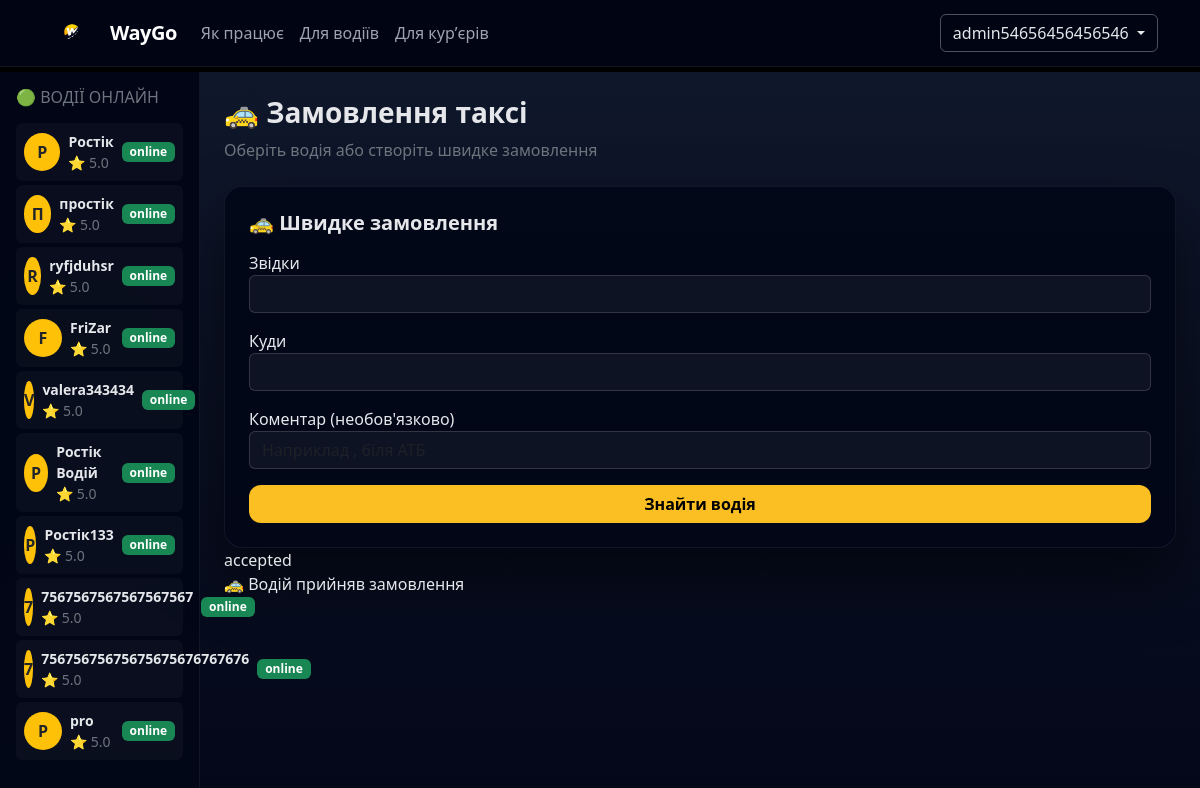
Page /clients/dashboard/ (signed in) on the committed database.
### users/models.py (models this page shows, shortened)
class User(AbstractUser):
    ROLE_CHOICE = (
        ("client", "Client"),
        ("driver", "Driver"),
        ("courier", "Courier"),
    )
    phone = models.CharField(max_length=20, unique=True)
    role = models.CharField(max_length=30,choices=ROLE_CHOICE,default="client")

### drivers/models.py (models this page shows, shortened)
class Driver(models.Model):
    user = models.OneToOneField(User,on_delete=models.CASCADE,related_name="driver")
    car_model = models.CharField(max_length=30,verbose_name="Модель авто")
    car_number = models.CharField(max_length=20,verbose_name="Номер машини")
    rating = models.FloatField(default=5.0)
    city = models.CharField(max_length=50)
    is_online  = models.BooleanField(default=False,verbose_name="Онлайн")
    create_at = models.DateTimeField(auto_now_add=True)

### orders/models.py (models this page shows, shortened)
class TaxiOrder(models.Model):
    STATUS_CHOICES = (
        ("searching", "Пошук водія"),
        ("accepted", "Accepted"),
        ("on_the_way", "В дорозі"),
        ("arrived", "Прибув"),
        ("completed", "Завершено"),
        ("cancelled", "Скасовано"),
    )
    client = models.ForeignKey(settings.AUTH_USER_MODEL,on_delete=models.CASCADE,related_name="taxi_orders")
    driver = models.ForeignKey(Driver,on_delete=models.SET_NULL,null=True,blank=True,related_name="orders")
    comment = models.TextField(blank=True,null=True)
    price = models.DecimalField(max_digits=8,decimal_places=2,blank=True,null=True)
    pickup_address = models.CharField(max_length=255)
    destination_address = models.CharField(max_length=255)
    city = models.CharField(max_length=100)
    status = models.CharField(max_length=20,choices=STATUS_CHOICES,default="searching")
    create_at = models.DateTimeField(auto_now_add=True)

### clients/views.py (the view, shortened to what this page needs)
# urls.py: path("dashboard/", client_dashboard, name="client-dashboard"),
@login_required
def client_dashboard(request):
    online_drivers = Driver.objects.filter(is_online=True)
    active_order = TaxiOrder.objects.filter(
        client=request.user
    ).order_by("-create_at").first()
    return render(request, "clients/dashboard.html" , {"online_drivers":online_drivers,"active_order":active_order})

### templates/clients/dashboard.html (shortened to what this page needs)
{% extends "base.html" %}
{% block content %}
{% load static %}
<div class="container-fluid client-layout">
    <div class="row vh-100">
        <div class="col-12 col-md-3 col-lg-2 sidebar p-3">
            <h6 class="text-uppercase text-secondary mb-3">
                🟢 Водії онлайн
            </h6>
            {% for driver in online_drivers %}
            <div class="d-flex align-items-center gap-2 p-2 rounded driver-item mb-1">
                <div class="rounded-circle bg-warning text-dark
                            d-flex align-items-center justify-content-center fw-bold"
                     style="width:38px;height:38px;">
                    {{ driver.user.username|slice:":1"|upper }}
                </div>
                <div class="flex-grow-1">
                    <div class="fw-semibold small">{{ driver.user.username }}</div>
                    <div class="text-secondary small">⭐ {{ driver.rating }}</div>
                </div>
                <span class="badge bg-success">online</span>
            </div>
            {% empty %}
                <p class="text-secondary small">Немає водіїв онлайн</p>
            {% endfor %}
        </div>
        <div class="col main-area p-4">
            <h3 class="fw-bold">🚕 Замовлення таксі</h3>
            <p class="text-secondary">Оберіть водія або створіть швидке замовлення</p>
            <div class="order-card mt-4 p-4">
                <div class="card-body">
                    <h5 class="fw-bold mb-3">🚕 Швидке замовлення</h5>
                    <form method="post">
                        <div class="mb-3">
                            <label>Звідки</label>
                            <input id="pickup" name="pickup_address" class="form-control" autocomplete="off">
                        </div>
                        <div class="mb-3">
                            <label>Куди</label>
                            <input id="destination" name="destination_address" class="form-control" autocomplete="off">
                        </div>
                        <div class="mb-3">
                            <label>Коментар (необов'язково)</label>
                            <input id="comment"  name="comment" class="form-control" placeholder="Наприклад , біля АТБ">
                        </div>
                        <button class="btn btn-main w-100">Знайти водія</button>
                    </form>
                </div>
            </div>
            <div>{{ active_order.status }}</div>
            {% if active_order.status == "accepted" %}
                <p>🚕 Водій прийняв замовлення</p>
            {% elif active_order.status == "on_the_way" %}
                <p>🚗 Водій їде до вас</p>
            {% elif active_order.status == "arrived" %}
                <p>📍 Водій на місці</p>
            {% endif %}
        </div>
    </div>
</div>
{% endblock %}

### templates/base.html (shortened to what this page needs)
<!DOCTYPE html>
<html lang="en">
<head>
    {% load static %}
    <link href="https://cdn.jsdelivr.net/npm/bootstrap@5.3.3/dist/css/bootstrap.min.css" rel="stylesheet">
    <link rel="stylesheet" href="{% static 'core/style.css' %}">
</head>
<body>
  <nav class="navbar navbar-expand-lg navbar-dark fixed-top">
      <div class="container">
        <a href="{% url 'home' %}" class="navbar-brand fw-bold d-flex align-items-center">
          <img src="{% static 'img/logo.png' %}" height="40" class="me-2">
          WayGo
        </a>
        <div class="collapse navbar-collapse" id="mainNavbar">
          <ul class="navbar-nav me-auto mb-2 mb-lg-0">
            <li class="nav-item">
              <a href="#how" class="nav-link">Як працює</a>
            </li>
            <li class="nav-item">
              <a href="#drivers" class="nav-link">Для водіїв</a>
            </li>
            <li class="nav-item">
              <a href="#couriers" class="nav-link">Для курʼєрів</a>
            </li>
          </ul>
          <div class="d-flex align-items-center gap-2">
            {% if user.is_authenticated %}
              <div class="dropdown">
                <button class="btn btn-outline-light dropdown-toggle"
                        data-bs-toggle="dropdown">
                  {{ user.username|default:"Користувач" }}
                </button>
              </div>
            {% else %}
              <a href="{% url 'login' %}" class="btn btn-outline-light">Увійти</a>
              <a href="{% url 'register' %}" class="btn btn-warning">Зареєструватися</a>
            {% endif %}
          </div>
        </div>
      </div>
    </nav>
<main>
    {% block content %}
    {% endblock %}
</main>
</body>
</html>

### static/core/style.css (style rules this page uses)
body { margin-top: 72px; }
.navbar { background: rgba(2, 6, 23, 0.85) !important; border-bottom: 1px solid rgba(255,255,255,0.06); backdrop-filter: blur(8px); }
.navbar-brand { font-weight: 700; letter-spacing: -0.5px; }
.navbar-brand img { border-radius: 8px; }
.navbar .nav-link { color: #9ca3af !important; font-weight: 500; }
.navbar .btn-outline-light { border-color: rgba(255,255,255,0.3); color: #e5e7eb; }

### templates/clients/dashboard.html (style rules this page uses)
body { background-color: #000; }
.client-layout { background: linear-gradient(180deg, #020617, #0f172a); color: #e5e7eb; }
.sidebar { background: rgba(2,6,23,0.9); backdrop-filter: blur(8px); border-right: 1px solid rgba(255,255,255,0.06); }
.driver-item { background: rgba(255,255,255,0.03); transition: all .25s ease; }
.main-area { background: linear-gradient(180deg, #0f172a, #020617); }
.order-card { background: rgba(2,6,23,0.85); border-radius: 18px; box-shadow: 0 30px 60px rgba(0,0,0,.5); border: 1px solid rgba(255,255,255,.06); }
.order-card input { background: rgba(255,255,255,0.05); border: 1px solid rgba(255,255,255,0.15); color: #e5e7eb; }
.btn-main { background: #fbbf24; color: #000; font-weight: 600; border-radius: 12px; }

### rows in the picture
User: username "admin54656456456546"
Driver: user.username "Р", user.username "Ростік", rating "5.0"
Driver: user.username "П", user.username "простік", rating "5.0"
Driver: user.username "R", user.username "ryfjduhsr", rating "5.0"
Driver: user.username "F", user.username "FriZar", rating "5.0"
Driver: user.username "V", user.username "valera343434", rating "5.0"
Driver: user.username "Р", user.username "Ростік Водій", rating "5.0"
Driver: user.username "Р", user.username "Ростік133", rating "5.0"
Driver: user.username "7", user.username "7567567567567567567", rating "5.0"
Driver: user.username "7", user.username "75675675675675675676767676", rating "5.0"
Driver: user.username "P", user.username "pro", rating "5.0"
TaxiOrder: status "accepted"
